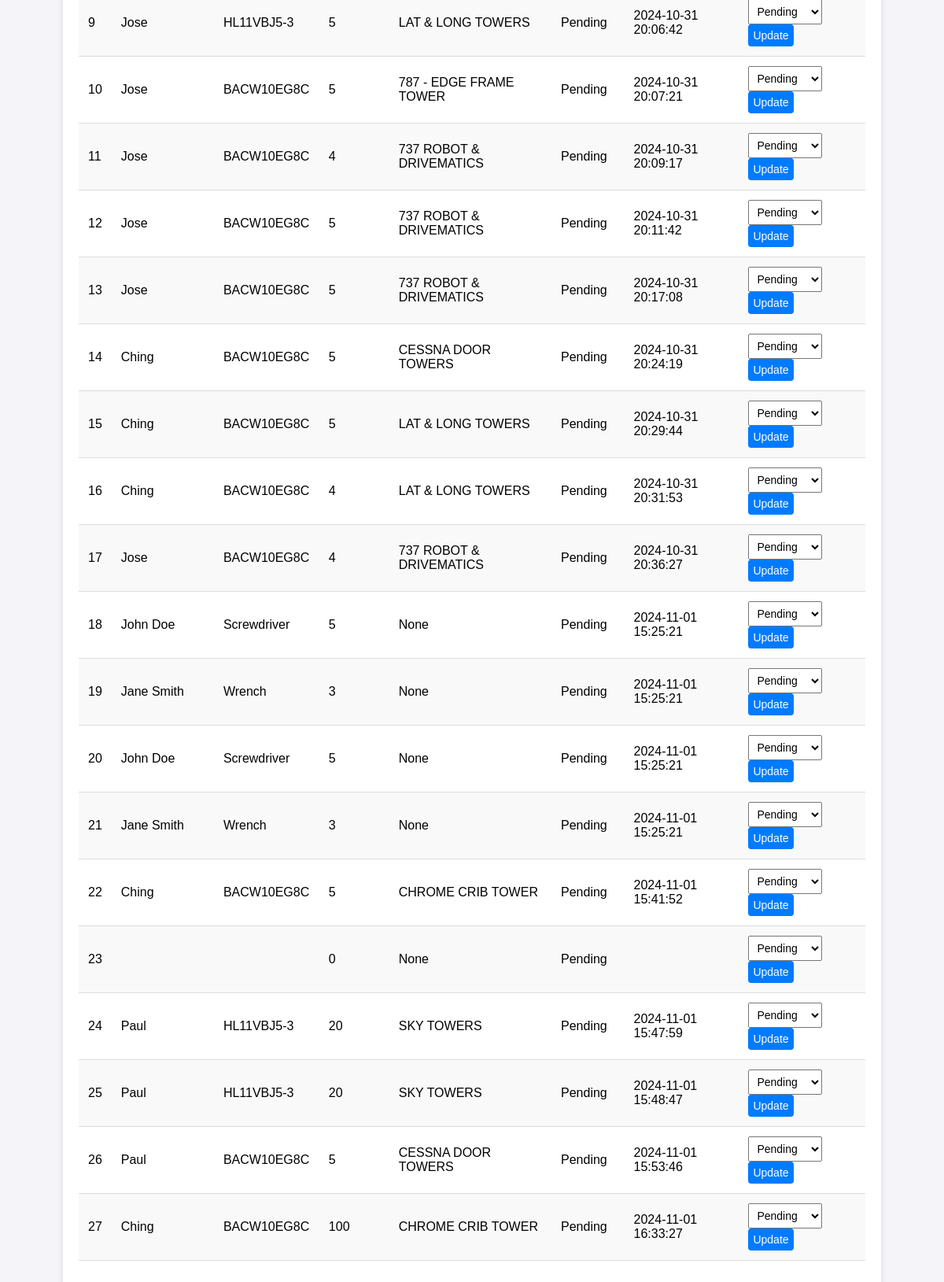
The page /admin on the database its author committed.
### tables this page shows
CREATE TABLE "requests" (
                      id INTEGER PRIMARY KEY AUTOINCREMENT,
                      mechanic_name TEXT NOT NULL,
                      hardware_item TEXT NOT NULL,
                      quantity INTEGER NOT NULL, 
                      Location,
                      request_date TEXT NOT NULL,
                      status TEXT DEFAULT 'Pending');

### app.py (the view)
@app.route('/admin')
def view_requests():
    conn = sqlite3.connect('hardware_requests.db')
    cursor = conn.cursor()
    cursor.execute('SELECT * FROM requests')
    requests = cursor.fetchall()
    conn.close()
    return render_template('requests.html', requests=requests)

### templates/requests.html (shortened to what this page needs)
<!DOCTYPE html>
<html lang="en">
<head>
</head>
<body>
    <div class="container">
        <table>
            {% for request in requests %}
            <tr>
                <td>{{ request[0] }}</td>
                <td>{{ request[1] }}</td>
                <td>{{ request[2] }}</td>
                <td>{{ request[3] }}</td>
                <td>{{ request[4] }}</td>
                <td>{{ request[6] }}</td>
                <td>{{ request[5] }}</td>
                <td>
                    <form method="post" action="{{ url_for('update_status', request_id=request[0]) }}">
                        <select name="status">
                            <option value="Pending" {% if request[5] == 'Pending' %}selected{% endif %}>Pending</option>
                        </select>
                        <button type="submit">Update</button>
                    </form>
                </td>
            </tr>
            {% endfor %}
        </table>
    </div>
</body>
</html>

### templates/requests.html (style rules this page uses)
body { font-family: Arial, sans-serif; background-color: #f4f4f9; display: flex; justify-content: center; align-items: center; height: 100vh; margin: 0; }
.container { width: 90%; max-width: 1000px; background-color: #fff; padding: 20px; border-radius: 8px; box-shadow: 0px 4px 8px rgba(0, 0, 0, 0.1); }
table { width: 100%; border-collapse: collapse; margin-bottom: 20px; }
tr:nth-child(even) { background-color: #f9f9f9; }
select, button { padding: 6px; font-size: 14px; }
button { background-color: #007BFF; color: white; border: none; border-radius: 4px; cursor: pointer; }

### rows shown on the page
requests: id "9", mechanic_name "Jose", hardware_item "HL11VBJ5-3", quantity "5", Location "LAT & LONG TOWERS", status "Pending", request_date "2024-10-31 20:06:42"
requests: id "10", mechanic_name "Jose", hardware_item "BACW10EG8C", quantity "5", Location "787 - EDGE FRAME TOWER", status "Pending", request_date "2024-10-31 20:07:21"
requests: id "11", mechanic_name "Jose", hardware_item "BACW10EG8C", quantity "4", Location "737 ROBOT & DRIVEMATICS", status "Pending", request_date "2024-10-31 20:09:17"
requests: id "12", mechanic_name "Jose", hardware_item "BACW10EG8C", quantity "5", Location "737 ROBOT & DRIVEMATICS", status "Pending", request_date "2024-10-31 20:11:42"
requests: id "13", mechanic_name "Jose", hardware_item "BACW10EG8C", quantity "5", Location "737 ROBOT & DRIVEMATICS", status "Pending", request_date "2024-10-31 20:17:08"
requests: id "14", mechanic_name "Ching", hardware_item "BACW10EG8C", quantity "5", Location "CESSNA DOOR TOWERS", status "Pending", request_date "2024-10-31 20:24:19"
requests: id "15", mechanic_name "Ching", hardware_item "BACW10EG8C", quantity "5", Location "LAT & LONG TOWERS", status "Pending", request_date "2024-10-31 20:29:44"
requests: id "16", mechanic_name "Ching", hardware_item "BACW10EG8C", quantity "4", Location "LAT & LONG TOWERS", status "Pending", request_date "2024-10-31 20:31:53"
requests: id "17", mechanic_name "Jose", hardware_item "BACW10EG8C", quantity "4", Location "737 ROBOT & DRIVEMATICS", status "Pending", request_date "2024-10-31 20:36:27"
requests: id "18", mechanic_name "John Doe", hardware_item "Screwdriver", quantity "5", request "None", status "Pending", request_date "2024-11-01 15:25:21"
requests: id "19", mechanic_name "Jane Smith", hardware_item "Wrench", quantity "3", request "None", status "Pending", request_date "2024-11-01 15:25:21"
requests: id "20", mechanic_name "John Doe", hardware_item "Screwdriver", quantity "5", request "None", status "Pending", request_date "2024-11-01 15:25:21"
requests: id "21", mechanic_name "Jane Smith", hardware_item "Wrench", quantity "3", request "None", status "Pending", request_date "2024-11-01 15:25:21"
requests: id "22", mechanic_name "Ching", hardware_item "BACW10EG8C", quantity "5", Location "CHROME CRIB TOWER", status "Pending", request_date "2024-11-01 15:41:52"
requests: id "23", quantity "0", request "None", status "Pending"
requests: id "24", mechanic_name "Paul", hardware_item "HL11VBJ5-3", quantity "20", Location "SKY TOWERS", status "Pending", request_date "2024-11-01 15:47:59"
requests: id "25", mechanic_name "Paul", hardware_item "HL11VBJ5-3", quantity "20", Location "SKY TOWERS", status "Pending", request_date "2024-11-01 15:48:47"
requests: id "26", mechanic_name "Paul", hardware_item "BACW10EG8C", quantity "5", Location "CESSNA DOOR TOWERS", status "Pending", request_date "2024-11-01 15:53:46"
requests: id "27", mechanic_name "Ching", hardware_item "BACW10EG8C", quantity "100", Location "CHROME CRIB TOWER", status "Pending", request_date "2024-11-01 16:33:27"
